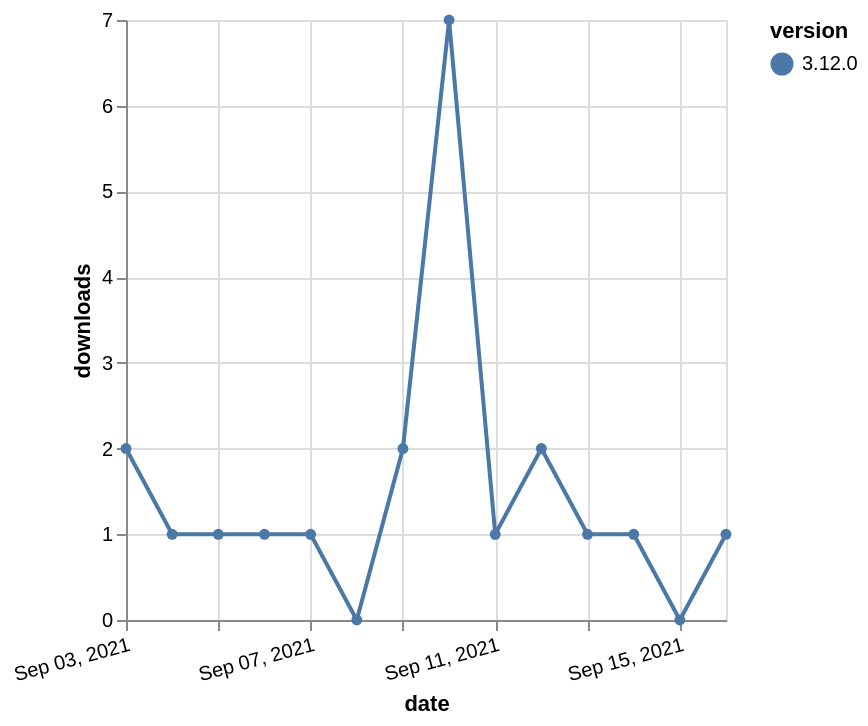

Describe this chart as a Vega-Lite specification.
### Vega-Lite specification from a JSON file in a GitHub repository (floating-point values rounded to 4 significant figures)
{"$schema": "https://vega.github.io/schema/vega-lite/v5.json", "description": "A simple bar chart with embedded data.", "data": {"values": [{"date": "2021-09-03", "total": 504, "delta": 2, "version": "3.12.0"}, {"date": "2021-09-04", "total": 505, "delta": 1, "version": "3.12.0"}, {"date": "2021-09-05", "total": 506, "delta": 1, "version": "3.12.0"}, {"date": "2021-09-06", "total": 507, "delta": 1, "version": "3.12.0"}, {"date": "2021-09-07", "total": 508, "delta": 1, "version": "3.12.0"}, {"date": "2021-09-08", "total": 508, "delta": 0, "version": "3.12.0"}, {"date": "2021-09-09", "total": 510, "delta": 2, "version": "3.12.0"}, {"date": "2021-09-10", "total": 517, "delta": 7, "version": "3.12.0"}, {"date": "2021-09-11", "total": 518, "delta": 1, "version": "3.12.0"}, {"date": "2021-09-12", "total": 520, "delta": 2, "version": "3.12.0"}, {"date": "2021-09-13", "total": 521, "delta": 1, "version": "3.12.0"}, {"date": "2021-09-14", "total": 522, "delta": 1, "version": "3.12.0"}, {"date": "2021-09-15", "total": 522, "delta": 0, "version": "3.12.0"}, {"date": "2021-09-16", "total": 523, "delta": 1, "version": "3.12.0"}]}, "width": "container", "mark": {"type": "line", "point": {"filled": true}}, "encoding": {"x": {"field": "date", "type": "temporal", "timeUnit": "yearmonthdate", "title": "date", "axis": {"labelAngle": -15}}, "y": {"field": "delta", "type": "quantitative", "title": "downloads"}, "color": {"field": "version", "type": "nominal"}, "tooltip": {"field": "delta"}}}
